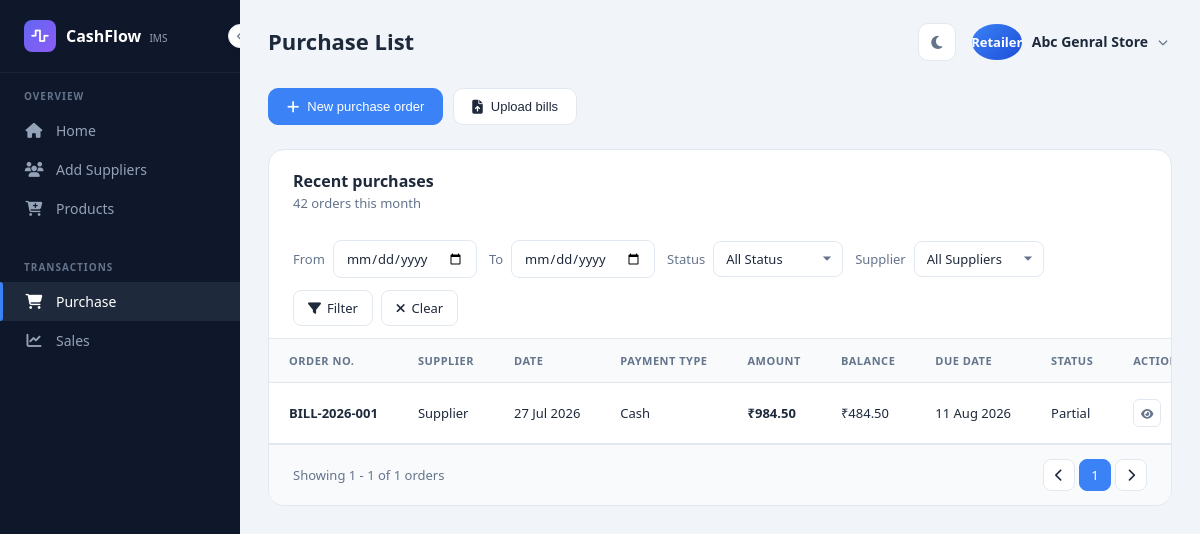
The app's page /purchase-product-list/ (signed in), older data.
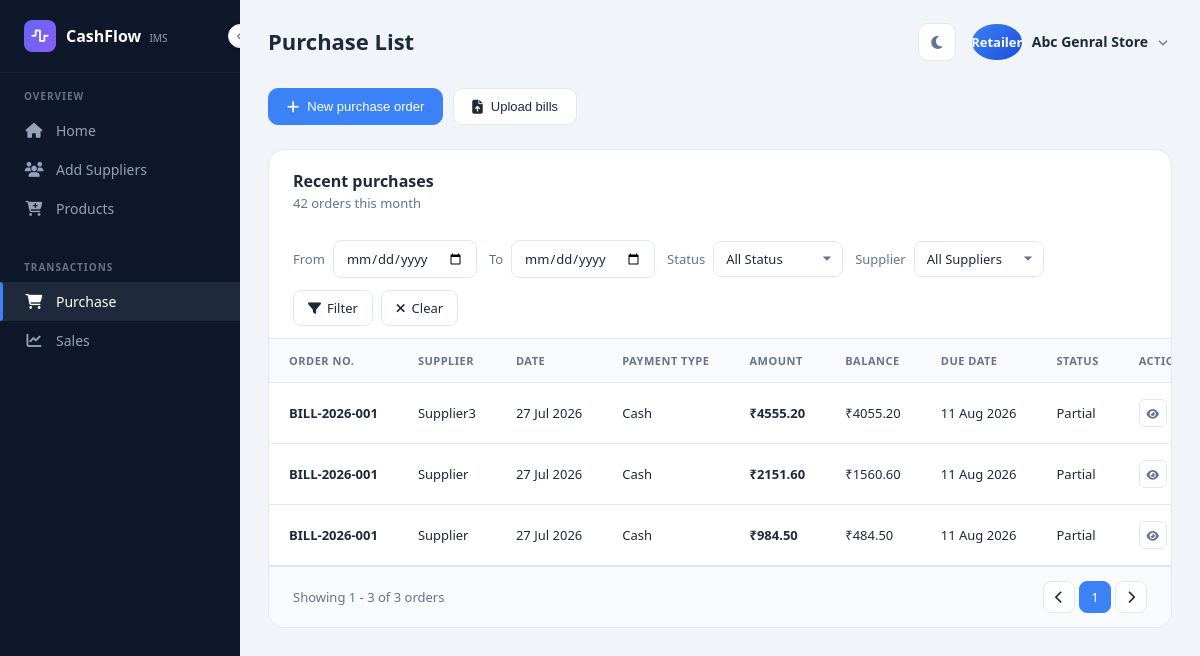
The same page, newer data.
### pharma_app/models.py (models this page shows, shortened)
class Purchase(models.Model):
    PAYMENT_STATUS = (
        ("Paid", "Paid"),
        ("Partial", "Partial"),
        ("Unpaid", "Unpaid"),
    )
    PAYMENT_TYPE = (
        ("Cash", "Cash"),
        ("UPI", "UPI"),
        ("Bank Transfer", "Bank Transfer"),
        ("Cheque", "Cheque"),
        ("Credit", "Credit"),
    )
    retailer = models.ForeignKey(
        Retailer,
        on_delete=models.CASCADE,
        related_name="purchases"
    )
    supplier = models.ForeignKey(
            Supplier,
            on_delete=models.CASCADE,
            related_name="supplier"
        )
    bill_number = models.CharField(max_length=100)
    bill_date = models.DateField()
    bill_time = models.TimeField(blank=True, null=True)
    invoice_date = models.DateField()
    payment_terms = models.CharField(max_length=50, blank=True, null=True)
    due_date = models.DateField(blank=True, null=True)
    state_of_supply = models.CharField(max_length=100,blank=True, null=True)
    warehouse = models.CharField(max_length=100, blank=True, null=True)
    subtotal = models.DecimalField(max_digits=12, decimal_places=2, default=0)
    discount = models.DecimalField(max_digits=12, decimal_places=2, default=0)
    gst = models.DecimalField(max_digits=12, decimal_places=2, default=0)
    transport_charge = models.DecimalField(max_digits=12, decimal_places=2, default=0)
    other_charge = models.DecimalField(max_digits=12, decimal_places=2, default=0)
    grand_total = models.DecimalField(max_digits=12, decimal_places=2, default=0)
    paid_amount = models.DecimalField(max_digits=12, decimal_places=2, default=0)
    due_amount = models.DecimalField(max_digits=12, decimal_places=2, default=0)
    payment_type = models.CharField(max_length=30, choices=PAYMENT_TYPE, blank=True, null=True)
    payment_status = models.CharField(max_length=20, choices=PAYMENT_STATUS, default="Unpaid")
    remarks = models.TextField(blank=True, null=True)
    bill_file = models.FileField(upload_to="purchase_bills/", blank=True, null=True)
    created_at = models.DateTimeField(auto_now_add=True)
    updated_at = models.DateTimeField(auto_now=True)
    class Meta:
        ordering = [
            "-bill_date",
            "-created_at"
        ]
        indexes = [
            models.Index(
                fields=["retailer", "-bill_date"],
                name="purchase_retailer_date_idx"
            ),
            models.Index(
                fields=["retailer", "supplier", "-bill_date"],
                name="purchase_supplier_date_idx"
            ),
            models.Index(
                fields=["retailer", "payment_status", "-bill_date"],
                name="purchase_status_date_idx"
            ),
        ]

class Supplier(models.Model):
    retailer = models.ForeignKey(
        Retailer,
        on_delete=models.CASCADE,
        related_name="suppliers"
    )
    supplier_name = models.CharField(max_length=200)
    contact_person = models.CharField(max_length=150, blank=True, null=True)
    mobile = models.CharField(max_length=15)
    alternate_mobile = models.CharField(max_length=15, blank=True, null=True)
    email = models.EmailField(blank=True,null=True)
    gst_number = models.CharField(max_length=20, blank=True, null=True)
    pan_number = models.CharField(max_length=20, blank=True, null=True)
    address = models.TextField()
    city = models.CharField(max_length=100)
    state = models.CharField(max_length=100)
    pincode = models.CharField(max_length=10)
    opening_balance = models.DecimalField(max_digits=12, decimal_places=2, default=0)
    credit_limit = models.DecimalField(max_digits=12, decimal_places=2, default=0)
    credit_days = models.PositiveIntegerField(default=0)
    is_active = models.BooleanField(default=True)
    notes = models.TextField(blank=True, null=True)
    created_at = models.DateTimeField(auto_now_add=True)
    updated_at = models.DateTimeField(auto_now=True)
    class Meta:
        ordering = ["supplier_name"]
        unique_together = ("retailer", "supplier_name")
    def __str__(self):
        return self.supplier_name

### pharma_app/views.py (the view)
# urls.py: path('purchase-product-list/', views.purchase_list, name='purchase_product_list'),
@login_required(login_url='/user-login/')
def purchase_list(request):
    try:
        purchases = Purchase.objects.select_related("retailer", "supplier").all()
        supplier_list = Supplier.objects.filter(is_active=True)
        if not (request.user.is_superuser or request.user.is_staff):
            user_retailer = getattr(request.user, 'retailer', request.user)
            purchases = purchases.filter(retailer=user_retailer)
            supplier_list = supplier_list.filter(retailer=user_retailer)
        purchases = purchases.order_by("-bill_date", "-created_at")
        supplier_list = supplier_list.order_by("supplier_name")
        from_date = request.GET.get("from_date", "").strip()
        to_date = request.GET.get("to_date", "").strip()
        status = request.GET.get("status", "").strip()
        supplier_id = request.GET.get("supplier", "").strip()
        if from_date:
            purchases = purchases.filter(bill_date__gte=from_date)
        if to_date:
            purchases = purchases.filter(bill_date__lte=to_date)
        if status:
            purchases = purchases.filter(payment_status=status)
        if supplier_id:
            purchases = purchases.filter(supplier_id=supplier_id)
        paginator = Paginator(purchases, 25)
        page_number = request.GET.get("page")
        page_obj = paginator.get_page(page_number)
    except Exception:
        logger.exception("Failed to fetch purchase list.")
        messages.error(
            request, "Something went wrong while loading purchases."
        )
        page_obj = Paginator(Purchase.objects.none(), 25).get_page(1)
        supplier_list = Supplier.objects.none()
    context = {
        "purchases": page_obj,
        "page_obj": page_obj,
        "supplier_list": supplier_list,
    }
    return render(request, "purchase_list.html", context)

### pharma_app/templates/purchase_list.html (shortened to what the changed rows need)
{% extends "base.html" %}
{% load static %}
{% block css %}
<link rel="stylesheet" href="{% static 'css/dashboard.css' %}">
<link rel="stylesheet" href="{% static 'css/error_message.css' %}">
{% endblock %}
{% block page_title %}
    <h1>Purchase List</h1>
{% endblock %}
{% block body %}
<div class="purchases-section">
    <div class="section-header">
        <h2>Recent purchases</h2>
    </div>
    <div class="table-container">
        <table class="data-table">
            <thead>
                <tr>
                    <th>Order No.</th>
                    <th>Supplier</th>
                    <th>Date</th>
                    <th>Payment Type</th>
                    <th>Amount</th>
                    <th>Balance</th>
                    <th>Due Date</th>
                    <th>Status</th>
                    <th>Action</th>
                </tr>
            </thead>
                {% for purchase in purchases %}
                    <tr>
                        <td><strong>{{ purchase.bill_number }}</strong></td>
                        <td>
                            <div class="supplier-cell">
                                <span>{{ purchase.supplier }}</span>
                            </div>
                        </td>
                        <td>{{ purchase.bill_date|date:"d M Y" }}</td>
                        <td>{{ purchase.get_payment_type_display }}</td>
                        <td><strong>₹{{ purchase.grand_total|floatformat:2 }}</strong></td>
                        <td>₹{{ purchase.due_amount|floatformat:2 }}</td>
                        <td>
                            {% if purchase.due_date %}
                                {{ purchase.due_date|date:"d M Y" }}
                            {% else %}
                                N/A
                            {% endif %}
                        </td>
                        <td>
                            {% if purchase.payment_status == "Paid" %}
                                <span class="status-text paid">
                                    <span class="status-dot"></span>
                                    Paid
                                </span>
                            {% elif purchase.payment_status == "Partial" %}
                                <span class="status-text partial">
                                    Partial
                                </span>
                            {% else %}
                                <span class="status-text unpaid">
                                    <span class="status-dot"></span>
                                    Unpaid
                                </span>
                            {% endif %}
                        </td>
                        <td>
                            <div class="action-btns">
                                <a href="{% url 'purchase_detail' purchase.id %}" class="action-icon-btn" title="View Details">
                                    <i class="fas fa-eye"></i>
                                </a>
                            </div>
                        </td>
                    </tr>
                {% endfor %}
        </table>
    </div>
    <div class="table-footer">
        <div class="showing-text">
            Showing
            {{ page_obj.start_index }}
            -
            {{ page_obj.end_index }}
            of
            {{ page_obj.paginator.count }}
            orders
        </div>
        <div class="pagination">
            {% if page_obj.has_previous %}
                <a
                    href="?page={{ page_obj.previous_page_number }}{% if request.GET.from_date %}&from_date={{ request.GET.from_date }}{% endif %}{% if request.GET.to_date %}&to_date={{ request.GET.to_date }}{% endif %}{% if request.GET.status %}&status={{ request.GET.status }}{% endif %}{% if request.GET.supplier %}&supplier={{ request.GET.supplier }}{% endif %}{% if request.GET.search %}&search={{ request.GET.search }}{% endif %}"
                    class="page-btn"
                    title="Previous"
                >
                    <i class="fas fa-chevron-left"></i>
                </a>
            {% else %}
                <button class="page-btn" disabled>
                    <i class="fas fa-chevron-left"></i>
                </button>
            {% endif %}
            {% for num in page_obj.paginator.page_range %}
                {% if num == page_obj.number %}
                    <button class="page-btn active">
                        {{ num }}
                    </button>
                {% endif %}
            {% endfor %}
            {% if page_obj.has_next %}
                <a
                    href="?page={{ page_obj.next_page_number }}{% if request.GET.from_date %}&from_date={{ request.GET.from_date }}{% endif %}{% if request.GET.to_date %}&to_date={{ request.GET.to_date }}{% endif %}{% if request.GET.status %}&status={{ request.GET.status }}{% endif %}{% if request.GET.supplier %}&supplier={{ request.GET.supplier }}{% endif %}{% if request.GET.search %}&search={{ request.GET.search }}{% endif %}"
                    class="page-btn"
                    title="Next"
                >
                    <i class="fas fa-chevron-right"></i>
                </a>
            {% else %}
                <button class="page-btn" disabled>
                    <i class="fas fa-chevron-right"></i>
                </button>
            {% endif %}
        </div>
    </div>
</div>
{% endblock %}

Row changes from the older to the newer data that the page shows:
added Purchase: bill_number "BILL-2026-001", supplier "Supplier3", bill_date "27 Jul 2026", payment_type "Cash", grand_total "4555.20", due_amount "4055.20", due_date "11 Aug 2026", payment_status "Partial"
added Purchase: bill_number "BILL-2026-001", supplier "Supplier", bill_date "27 Jul 2026", payment_type "Cash", grand_total "2151.60", due_amount "1560.60", due_date "11 Aug 2026", payment_status "Partial"
Text that changed along with them:
{{ page_obj.end_index }}: "1" → "3"
{{ page_obj.paginator.count }}: "1" → "3"
